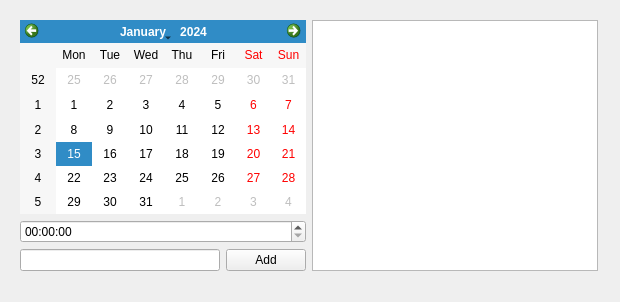
<?xml version="1.0" encoding="UTF-8"?>
<ui version="4.0">
 <class>MainWindow</class>
 <widget class="QMainWindow" name="MainWindow">
  <property name="geometry">
   <rect>
    <x>0</x>
    <y>0</y>
    <width>620</width>
    <height>302</height>
   </rect>
  </property>
  <property name="minimumSize">
   <size>
    <width>0</width>
    <height>0</height>
   </size>
  </property>
  <property name="maximumSize">
   <size>
    <width>16777215</width>
    <height>16777215</height>
   </size>
  </property>
  <property name="windowTitle">
   <string>MainWindow</string>
  </property>
  <widget class="QWidget" name="centralwidget">
   <widget class="QWidget" name="horizontalLayoutWidget">
    <property name="geometry">
     <rect>
      <x>20</x>
      <y>20</y>
      <width>578</width>
      <height>251</height>
     </rect>
    </property>
    <layout class="QHBoxLayout" name="horizontalLayout">
     <item>
      <layout class="QVBoxLayout" name="verticalLayout">
       <item>
        <widget class="QCalendarWidget" name="calendar"/>
       </item>
       <item>
        <widget class="QTimeEdit" name="time"/>
       </item>
       <item>
        <layout class="QHBoxLayout" name="horizontalLayout_2">
         <item>
          <widget class="QLineEdit" name="name"/>
         </item>
         <item>
          <widget class="QPushButton" name="submit">
           <property name="text">
            <string>Add</string>
           </property>
          </widget>
         </item>
        </layout>
       </item>
      </layout>
     </item>
     <item>
      <widget class="QListWidget" name="list"/>
     </item>
    </layout>
   </widget>
  </widget>
  <widget class="QMenuBar" name="menubar">
   <property name="geometry">
    <rect>
     <x>0</x>
     <y>0</y>
     <width>620</width>
     <height>21</height>
    </rect>
   </property>
  </widget>
 </widget>
 <resources/>
 <connections/>
</ui>
